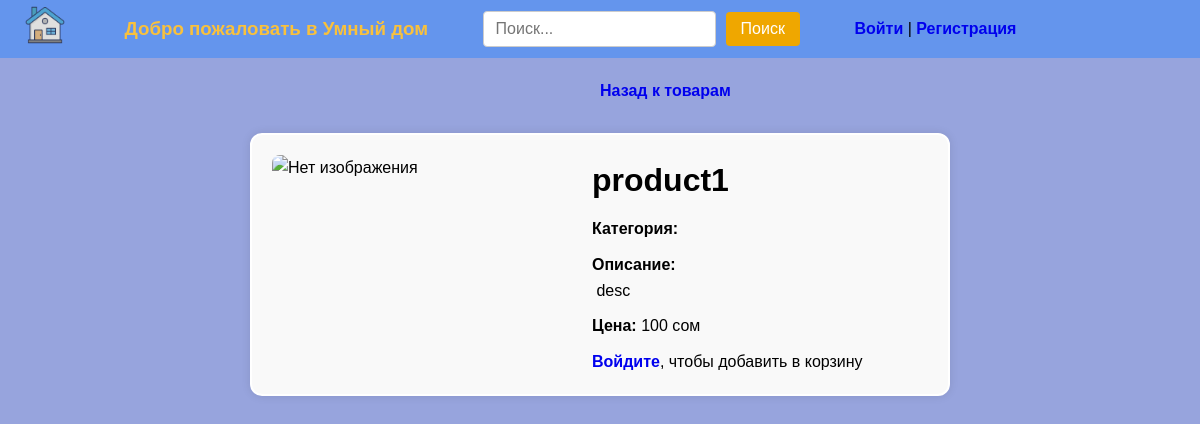
/product_page.php?id=2, run on an earlier commit of the app's database.
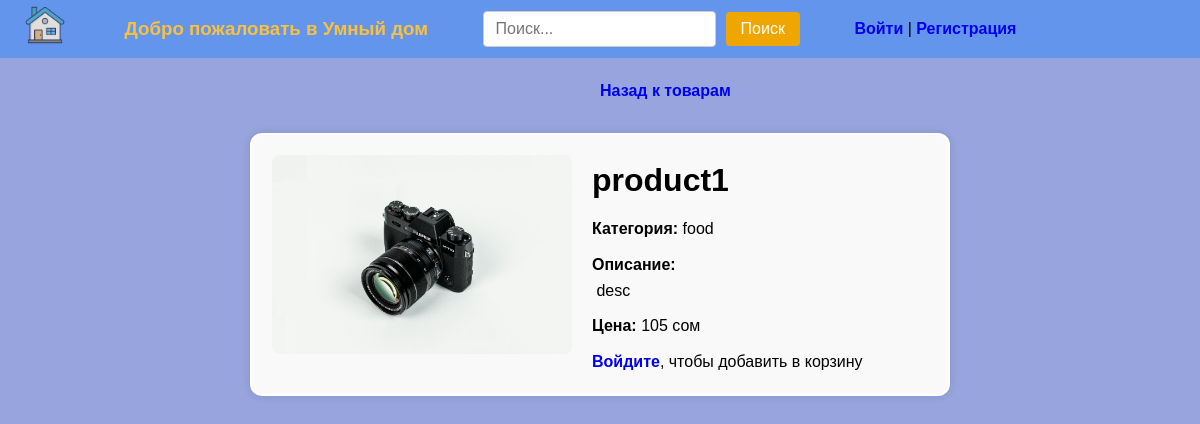
And on a later commit of the database.
### tables this page shows
CREATE TABLE `product` (
  `id` int UNSIGNED NOT NULL,
  `title` varchar(10) NOT NULL,
  `description` text NOT NULL,
  `price` decimal(10,0) NOT NULL,
  `category_id` int UNSIGNED NOT NULL,
  `image` text
);

CREATE TABLE `category` (
  `id` int UNSIGNED NOT NULL,
  `title` varchar(20) NOT NULL
);

### product_page.php (the view, shortened to what this page needs)
<?php
require_once 'database/db.php';
$productId = $_GET['id'] ?? null;
$stmt = $pdo->prepare("
    SELECT product.*, category.title AS category_name
    FROM product
    JOIN category ON product.category_id = category.id
    WHERE product.id = ?
");
$stmt->execute([$productId]);
$product = $stmt->fetch(PDO::FETCH_ASSOC);
?>
<!DOCTYPE html>
<html lang="ru">
<head>
    <link rel="stylesheet" href="assets/css/main.css"/>
    <link rel="stylesheet" href="assets/css/products.css">
    <link rel="stylesheet" href="assets/css/product_page.css">
</head>
<body>
    <?php include 'header.php'; ?>
    <a href="index.php" class="back-link">Назад к товарам</a>
    <div class="product-detail">
        <div class="product-image">
            <?php if (!empty($product['image'])): ?>
                <img src="<?= htmlspecialchars($product['image']) ?>" alt="Изображение товара">
            <?php else: ?>
                <img src="assets/images/no-image.png" alt="Нет изображения">
            <?php endif; ?>
        </div>
        <div class="product-info">
            <h1><?= htmlspecialchars($product['title']) ?></h1>
            <p><strong>Категория:</strong> <?= htmlspecialchars($product['category_name']) ?></p>
            <p class="product-description"><strong>Описание:<br></strong> <?= htmlspecialchars($product['description']) ?></p>
            <p><strong>Цена:</strong> <?= htmlspecialchars($product['price']) ?> сом</p>
            <?php if ($user): ?>
                <form action="add_to_cart.php" method="post">
                    <label>
                        Кол-во:
                        <input type="number" name="quantity" value="1" min="1">
                    </label>
                    <input type="hidden" name="product_id" value="<?= $product['id'] ?>">
                    <br><button type="submit">Добавить в корзину</button>
                </form>
            <?php else: ?>
                <p><a href="login.php">Войдите</a>, чтобы добавить в корзину</p>
            <?php endif; ?>
        </div>
    </div>
</body>
</html>

What changed in the data, as far as the page shows it:
changed product "product1": image: picture added; category.title (not shown) → "food"; price "100" → "105"
